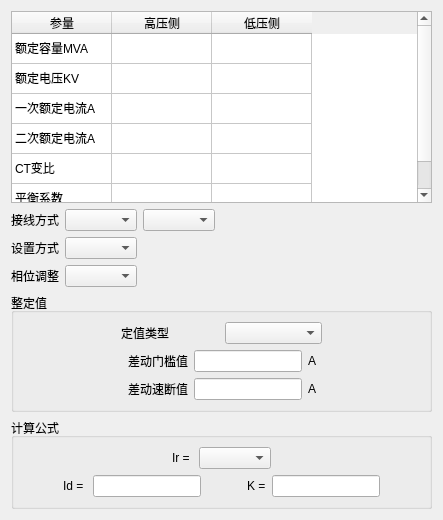
     <widget class="QWidget" name="tab_cs">
      <attribute name="title">
       <string>参数</string>
      </attribute>
      <layout class="QVBoxLayout" name="verticalLayout_5">
       <item>
        <widget class="QTableWidget" name="tb_cs_1">
         <property name="rowCount">
          <number>6</number>
         </property>
         <attribute name="verticalHeaderVisible">
          <bool>false</bool>
         </attribute>
         <row/>
         <row/>
         <row/>
         <row/>
         <row/>
         <row/>
         <column>
          <property name="text">
           <string>参量</string>
          </property>
         </column>
         <column>
          <property name="text">
           <string>高压侧</string>
          </property>
         </column>
         <column>
          <property name="text">
           <string>低压侧</string>
          </property>
         </column>
         <item row="0" column="0">
          <property name="text">
           <string>额定容量MVA</string>
          </property>
         </item>
         <item row="1" column="0">
          <property name="text">
           <string>额定电压KV</string>
          </property>
         </item>
         <item row="2" column="0">
          <property name="text">
           <string>一次额定电流A</string>
          </property>
         </item>
         <item row="3" column="0">
          <property name="text">
           <string>二次额定电流A</string>
          </property>
         </item>
         <item row="4" column="0">
          <property name="text">
           <string>CT变比</string>
          </property>
         </item>
         <item row="5" column="0">
          <property name="text">
           <string>平衡系数</string>
          </property>
         </item>
        </widget>
       </item>
       <item>
        <layout class="QVBoxLayout" name="verticalLayout_6">
         <item>
          <layout class="QHBoxLayout" name="horizontalLayout_5">
           <item>
            <widget class="QLabel" name="label_8">
             <property name="text">
              <string>接线方式</string>
             </property>
            </widget>
           </item>
           <item>
            <widget class="QComboBox" name="comboBox"/>
           </item>
           <item>
            <widget class="QComboBox" name="comboBox_2"/>
           </item>
           <item>
            <spacer name="horizontalSpacer_9">
             <property name="orientation">
              <enum>Qt::Horizontal</enum>
             </property>
             <property name="sizeHint" stdset="0">
              <size>
               <width>40</width>
               <height>20</height>
              </size>
             </property>
            </spacer>
           </item>
          </layout>
         </item>
         <item>
          <layout class="QHBoxLayout" name="horizontalLayout_6">
           <item>
            <widget class="QLabel" name="label_9">
             <property name="text">
              <string>设置方式</string>
             </property>
            </widget>
           </item>
           <item>
            <widget class="QComboBox" name="comboBox_3"/>
           </item>
           <item>
            <spacer name="horizontalSpacer_10">
             <property name="orientation">
              <enum>Qt::Horizontal</enum>
             </property>
             <property name="sizeHint" stdset="0">
              <size>
               <width>40</width>
               <height>20</height>
              </size>
             </property>
            </spacer>
           </item>
          </layout>
         </item>
         <item>
          <layout class="QHBoxLayout" name="horizontalLayout_7">
           <item>
            <widget class="QLabel" name="label_10">
             <property name="text">
              <string>相位调整</string>
             </property>
            </widget>
           </item>
           <item>
            <widget class="QComboBox" name="comboBox_4"/>
           </item>
           <item>
            <spacer name="horizontalSpacer_11">
             <property name="orientation">
              <enum>Qt::Horizontal</enum>
             </property>
             <property name="sizeHint" stdset="0">
              <size>
               <width>40</width>
               <height>20</height>
              </size>
             </property>
            </spacer>
           </item>
          </layout>
         </item>
        </layout>
       </item>
       <item>
        <widget class="QGroupBox" name="groupBox_5">
         <property name="title">
          <string>整定值</string>
         </property>
         <layout class="QVBoxLayout" name="verticalLayout_7">
          <item>
           <layout class="QHBoxLayout" name="horizontalLayout_8" stretch="1,1,1,1">
            <item>
             <spacer name="horizontalSpacer_12">
              <property name="orientation">
               <enum>Qt::Horizontal</enum>
              </property>
              <property name="sizeHint" stdset="0">
               <size>
                <width>40</width>
                <height>20</height>
               </size>
              </property>
             </spacer>
            </item>
            <item>
             <widget class="QLabel" name="label_11">
              <property name="text">
               <string>定值类型</string>
              </property>
             </widget>
            </item>
            <item>
             <widget class="QComboBox" name="comboBox_6"/>
            </item>
            <item>
             <spacer name="horizontalSpacer_13">
              <property name="orientation">
               <enum>Qt::Horizontal</enum>
              </property>
              <property name="sizeHint" stdset="0">
               <size>
                <width>40</width>
                <height>20</height>
               </size>
              </property>
             </spacer>
            </item>
           </layout>
          </item>
          <item>
           <layout class="QHBoxLayout" name="horizontalLayout_9">
            <item>
             <spacer name="horizontalSpacer_14">
              <property name="orientation">
               <enum>Qt::Horizontal</enum>
              </property>
              <property name="sizeHint" stdset="0">
               <size>
                <width>40</width>
                <height>20</height>
               </size>
              </property>
             </spacer>
            </item>
            <item>
             <widget class="QLabel" name="label_13">
              <property name="text">
               <string>差动门槛值</string>
              </property>
             </widget>
            </item>
            <item>
             <widget class="QLineEdit" name="lineEdit_6"/>
            </item>
            <item>
             <widget class="QLabel" name="label_14">
              <property name="text">
               <string>A</string>
              </property>
             </widget>
            </item>
            <item>
             <spacer name="horizontalSpacer_15">
              <property name="orientation">
               <enum>Qt::Horizontal</enum>
              </property>
              <property name="sizeHint" stdset="0">
               <size>
                <width>40</width>
                <height>20</height>
               </size>
              </property>
             </spacer>
            </item>
           </layout>
          </item>
          <item>
           <layout class="QHBoxLayout" name="horizontalLayout_10">
            <item>
             <spacer name="horizontalSpacer_16">
              <property name="orientation">
               <enum>Qt::Horizontal</enum>
              </property>
              <property name="sizeHint" stdset="0">
               <size>
                <width>40</width>
                <height>20</height>
               </size>
              </property>
             </spacer>
            </item>
            <item>
             <widget class="QLabel" name="label_15">
              <property name="text">
               <string>差动速断值</string>
              </property>
             </widget>
            </item>
            <item>
             <widget class="QLineEdit" name="lineEdit_7"/>
            </item>
            <item>
             <widget class="QLabel" name="label_16">
              <property name="text">
               <string>A</string>
              </property>
             </widget>
            </item>
            <item>
             <spacer name="horizontalSpacer_17">
              <property name="orientation">
               <enum>Qt::Horizontal</enum>
              </property>
              <property name="sizeHint" stdset="0">
               <size>
                <width>40</width>
                <height>20</height>
               </size>
              </property>
             </spacer>
            </item>
           </layout>
          </item>
         </layout>
        </widget>
       </item>
       <item>
        <widget class="QGroupBox" name="groupBox_6">
         <property name="title">
          <string>计算公式</string>
         </property>
         <layout class="QVBoxLayout" name="verticalLayout_8">
          <item>
           <layout class="QHBoxLayout" name="horizontalLayout_12">
            <item>
             <spacer name="horizontalSpacer_21">
              <property name="orientation">
               <enum>Qt::Horizontal</enum>
              </property>
              <property name="sizeHint" stdset="0">
               <size>
                <width>40</width>
                <height>20</height>
               </size>
              </property>
             </spacer>
            </item>
            <item>
             <widget class="QLabel" name="label_17">
              <property name="text">
               <string>Ir = </string>
              </property>
             </widget>
            </item>
            <item>
             <widget class="QComboBox" name="comboBox_5"/>
            </item>
            <item>
             <spacer name="horizontalSpacer_22">
              <property name="orientation">
               <enum>Qt::Horizontal</enum>
              </property>
              <property name="sizeHint" stdset="0">
               <size>
                <width>40</width>
                <height>20</height>
               </size>
              </property>
             </spacer>
            </item>
           </layout>
          </item>
          <item>
           <layout class="QHBoxLayout" name="horizontalLayout_13">
            <item>
             <spacer name="horizontalSpacer_23">
              <property name="orientation">
               <enum>Qt::Horizontal</enum>
              </property>
              <property name="sizeHint" stdset="0">
               <size>
                <width>40</width>
                <height>20</height>
               </size>
              </property>
             </spacer>
            </item>
            <item>
             <widget class="QLabel" name="label_18">
              <property name="text">
               <string>Id = </string>
              </property>
             </widget>
            </item>
            <item>
             <widget class="QLineEdit" name="lineEdit_8"/>
            </item>
            <item>
             <spacer name="horizontalSpacer_24">
              <property name="orientation">
               <enum>Qt::Horizontal</enum>
              </property>
              <property name="sizeHint" stdset="0">
               <size>
                <width>40</width>
                <height>20</height>
               </size>
              </property>
             </spacer>
            </item>
            <item>
             <widget class="QLabel" name="label_19">
              <property name="text">
               <string>K =</string>
              </property>
             </widget>
            </item>
            <item>
             <widget class="QLineEdit" name="lineEdit_9"/>
            </item>
            <item>
             <spacer name="horizontalSpacer_25">
              <property name="orientation">
               <enum>Qt::Horizontal</enum>
              </property>
              <property name="sizeHint" stdset="0">
               <size>
                <width>40</width>
                <height>20</height>
               </size>
              </property>
             </spacer>
            </item>
           </layout>
          </item>
         </layout>
        </widget>
       </item>
      </layout>
     </widget>
